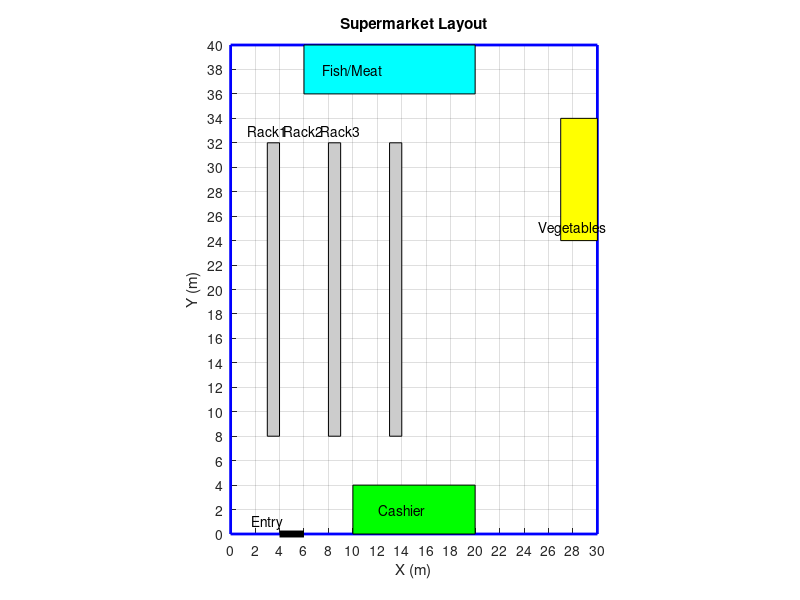

This chart was generated by the following MATLAB code: (Note: this script raises an error after producing the figure.)
% Define the supermarket layout dimensions
supermarketLength = 40; % long side  (Y-axis)
supermarketWidth = 30;  % short side (X-axis)

% Create the figure
figure;
hold on
% Set custom ticks for the grid to match 1.5m spacing
xticks(0:2:supermarketWidth);
yticks(0:2:supermarketLength);
axis equal;
% Apply the grid with custom ticks
grid on;

% Draw the supermarket boundaries
rectangle('Position', [0 0 supermarketWidth supermarketLength], 'EdgeColor', 'b', 'LineWidth', 2);

% Add sections (example positions, adjust as needed)
% Fish/Meat section
rectangle('Position', [6 36 14 4], 'FaceColor', 'cyan');  % Position: (X,Y,width,height)
text(10,38, 7.5, 'Fish/Meat', 'HorizontalAlignment', 'center');

% Ice Cream section
rectangle('Position', [27 24 3 10], 'FaceColor', 'yellow');
text(28, 25, 'Vegetables', 'HorizontalAlignment', 'center');

% Cashier
rectangle('Position', [10 0 10 4], 'FaceColor', 'green');
text(14, 2, 'Cashier', 'HorizontalAlignment', 'center');

% Racks (spaced 2m apart, parallel to the long side)
rectangle('Position', [3 8 1 24], 'FaceColor', [0.8, 0.8, 0.8]);
text(3,33, "Rack1", 'HorizontalAlignment', 'center');

rectangle('Position', [8 8 1 24], 'FaceColor', [0.8, 0.8, 0.8]);
text(6,33, "Rack2", 'HorizontalAlignment', 'center');

rectangle('Position', [13 8 1 24], 'FaceColor', [0.8, 0.8, 0.8]);
text(9,33, "Rack3", 'HorizontalAlignment', 'center');

% Draw the door as a thick line at the bottom
line([4,6], [0, 0], 'Color', 'k', 'LineWidth', 5);
text(3,1, "Entry",'HorizontalAlignment', 'center');

% Set axis limits and labels
axis([0 supermarketWidth 0 supermarketLength]);
xlabel('X (m)');
ylabel('Y (m)');
title('Supermarket Layout');



%%

% Define the environment grid (30x40 grid for 1m x 1m cells)
environment = zeros(30, 40); % 30 rows (X-axis), 40 columns (Y-axis)

% Mark obstacles for each section

% Fish/Meat section (at (6,36) with width 14 and height 4 in the original figure)
environment(6:19, 36:39) = 1;  % X: 6-19, Y: 36-39

% Ice Cream section (at (27,24) with width 3 and height 10)
environment(27:29, 24:33) = 1; % X: 27-29, Y: 24-33

% Cashier section (at (10,0) with width 10 and height 4)
environment(10:19, 1:4) = 1;  % X: 10-19, Y: 1-4

% Racks (spaced 2m apart, parallel to the long side)
environment(3, 8:31) = 1;  % Rack1 at X: 3, Y: 8-31
environment(8, 8:31) = 1;  % Rack2 at X: 8, Y: 8-31
environment(13, 8:31) = 1; % Rack3 at X: 13, Y: 8-31

% Door (Entry) marked as free space, so no need to update environment array here

init_point = [5,2];
dest_point = [24 ,34];  % Destination point used for UWB data measurements

%dest_point = [7,35];

optimalPath = BFS_pathfinding(environment, init_point, dest_point);


% Extract x and y coordinates from the optimalPath matrix
x = optimalPath(:, 1);  % X coordinates
y = optimalPath(:, 2);  % Y coordinates
% Plot the start node in green
% plot(init_point(1),init_point(2), 'go', 'MarkerSize', 10, 'LineWidth', 2);

% Plot the goal node in red
% op_handle = plot(nan, nan, '.b');  % Initialize optimal path plot with an empty point.
plot(dest_point(1),dest_point(2), 'ro', 'MarkerSize', 10, 'LineWidth', 2,'DisplayName','Destination');

% Plot the optimal path as a red line
op_handle = plot(x, y, 'b-', 'LineWidth', 2,'DisplayName','Optimal path');  % Red line for the optimal path
% set(op_handle,'XData',x,'YData',y);

%% --------------------------- Particle filter -------------------------------


% Implementation of particle filter


% Implementation using pre-measured values. 
load('Measurement_data\data_supermarket_6bs_20ds_2mp_30snr.mat');
showBaseStations(baseLocs);
% op_handle = showTagPath(optimalPath,'actual');  % handle for optimal path plot
showTagPath(estimatedPath,'measured');

disp(estimatedPath);

dt = 0.5;     % Seconds
% Modeling state transition 
global At Qt Rt mu_zt

At = [1 dt 0 0;
      0 1  0 0;
      0 0 1 dt;
      0 0 0  1];

% Process noise covariance -> Findout how to find this properly    
tuneRt = 0.2;
Rt = tuneRt * eye(4);


tuneQt = 10;
Qt = tuneQt * eye(2);
% Qt = [6.8353 0.1698;0.1698 6.5867]; %Measurement noise covariance
mu_zt = [0 0]';             %Measurement noise mean


function [Xt,pt] = ptFilter(Xtm1,zt)

    global At Qt Rt mu_zt

    M = length(Xtm1);   %Number of particles.
    Xbar_t = zeros(size(Xtm1));  %Initializing the particle set.
    Xt = Xbar_t;    
    W = zeros(1,M);     %Weights of each particle.

    zt = zt - mu_zt;  % Remove this Line
    
    for m=1:M
        %Prediction step
        xtm = At * Xtm1(:,m) + mvnrnd(zeros(1,4),Rt,1)';  
        particle = [xtm(1) xtm(3)]';
        %Correction step
        W(m) = mvnpdf(zt,particle,Qt);
        Xbar_t(:,m) = xtm;   %Updating particle set before resampling
    end
    
    %Normalization of weights
    W = W/sum(W);
    % [~,idx] = max(W);
    % pt = [Xbar_t(1,idx) Xbar_t(3,idx)];  % Best state estimate - Particle with highest weight.

    %Measure of Degeneracy - Effective sample size (Neff) (ESS)
    Neff = 1/(sum(W.^2));
    alpha = 1; %Threshold for ESS comparison

    if Neff < (alpha * M)  % Condition for resampling 
        %METHOD OF RESAMPLING - SYSTEMATIC RESAMPLING   

        csw = cumsum(W); %Cummulative sum of weights
        Ui = rand(1,M);  %Uniform distribution from 0 to 1

        for i = 1:M
            ui = Ui(i);
            j = 1;
            while ui > csw(j)
                j = j+1;
            end
            Xt(:,i) = Xbar_t(:,j); 
        end
        pt = mean(Xt,2)'; % Takes the mean of particles with equal weights (wi = 1/M)
        pt = [pt(1) pt(3)];
        
    else
        Xt = Xbar_t;
        pt = mean(Xt,2,Weights=W)'; % Takes the mean of particles with corresponding weights (wi)
        pt = [pt(1) pt(3)];
        
    end

end

%Initial particle set generation
M = 1000;  %Number of total particles.

%Assume gaussian distribution around initial point.
% initialPos = path(1,:);
% sigma = 1 * eye(2) ;    %Tune the variances as we want.
x_range = 0 + 30 .* rand(1, M); % Particles in x range [0, 30]
y_range = 0 + 40 .* rand(1, M); % Particles in y range [0, 40]

% Combine x and y particles
init_particles = [x_range; y_range];
vx0 = 0;      %Initial x velocity
vy0 = 0;      %Initial y velocity
Xtm1 = [init_particles(1,:) ;zeros(1,M)+vx0 ; init_particles(2,:) ; zeros(1,M)+vy0];
Xt = zeros(size(Xtm1));


% estimatedPath = repmat(estimatedPath,10, 1); %Add this to repeat the motion several times.
numofPoints = length(estimatedPath);
pfOutput = zeros(size(estimatedPath));

h_pf = plot(nan, nan, '.k','DisplayName',"Particles");  % Initialize plot with an empty point.
set(h_pf,'XData',init_particles(1,:),'YData',init_particles(2,:)); %Plotting initial particles.
pause(2);

for i = 1:numofPoints
    zt = estimatedPath(i,:)'; 
    [Xt,pfOutput(i,:)] = ptFilter(Xtm1,zt);
    Xtm1 = Xt;
    set(h_pf,'XData',Xt(1,:),'YData',Xt(3,:));
    
    rounded_point = round(pfOutput(i,:));

    new_optimal_path = BFS_pathfinding(environment,rounded_point,dest_point);
    set(op_handle,'XData',new_optimal_path(:, 1),'YData',new_optimal_path(:, 2));


    disp(new_optimal_path);
    pause(0.1);
end

showTagPath(pfOutput,'filtered');

% Define Base Stations and Distances
base_stations = [1, 1; 1, 31; 2, 28; 28, 20; 10,10; 18,28 ]; % positions
distances = sqrt(sum((base_stations - dest_point).^2, 2)) + randn(size(base_stations, 1), 1) * 0.5;

% Compute Refined Path Using C-Taylor Algorithm
refined_path = c_taylor_algorithm(base_stations, distances, init_point);

% Plot Both Paths
h_pf_ct = plot(nan, nan, 'm-', 'LineWidth', 2, 'DisplayName', 'C-Taylor Path');
h_pf_pf = plot(nan, nan, 'g-', 'LineWidth', 2, 'DisplayName', 'Particle Filter Path');

set(h_pf_ct, 'XData', refined_path(:, 1), 'YData', refined_path(:, 2)); % Plot C-Taylor Path
set(h_pf_pf, 'XData', pfOutput(:, 1), 'YData', pfOutput(:, 2)); % Plot Particle Filter Path

legend('Location', 'northeast');
hold off;

%% -----------------------------------CTaylor Function----------------------------------------------------
function refined_path = c_taylor_algorithm(base_stations, distances, init_point)
    % C-Taylor algorithm implementation for path generation
    max_iterations = 20;
    tolerance = 1e-4;
    current_position = init_point(:)'; % Ensure row vector
    refined_path = current_position;

    for iter = 1:max_iterations
        num_stations = size(base_stations, 1);
        jacobian = zeros(num_stations, 2); % Initialize Jacobian matrix
        residuals = zeros(num_stations, 1); % Residual vector

        for i = 1:num_stations
            vector_diff = current_position - base_stations(i, :);
            distance_estimate = norm(vector_diff);
            residuals(i) = distances(i) - distance_estimate;
            jacobian(i, :) = vector_diff / distance_estimate;
        end

        % Update position using weighted least squares
        delta = (jacobian' * jacobian) \ (jacobian' * residuals);
        current_position = current_position + delta';
        refined_path = [refined_path; current_position]; % Append to path

        % Check for convergence
        if norm(delta) < tolerance
            break;
        end
    end
end
